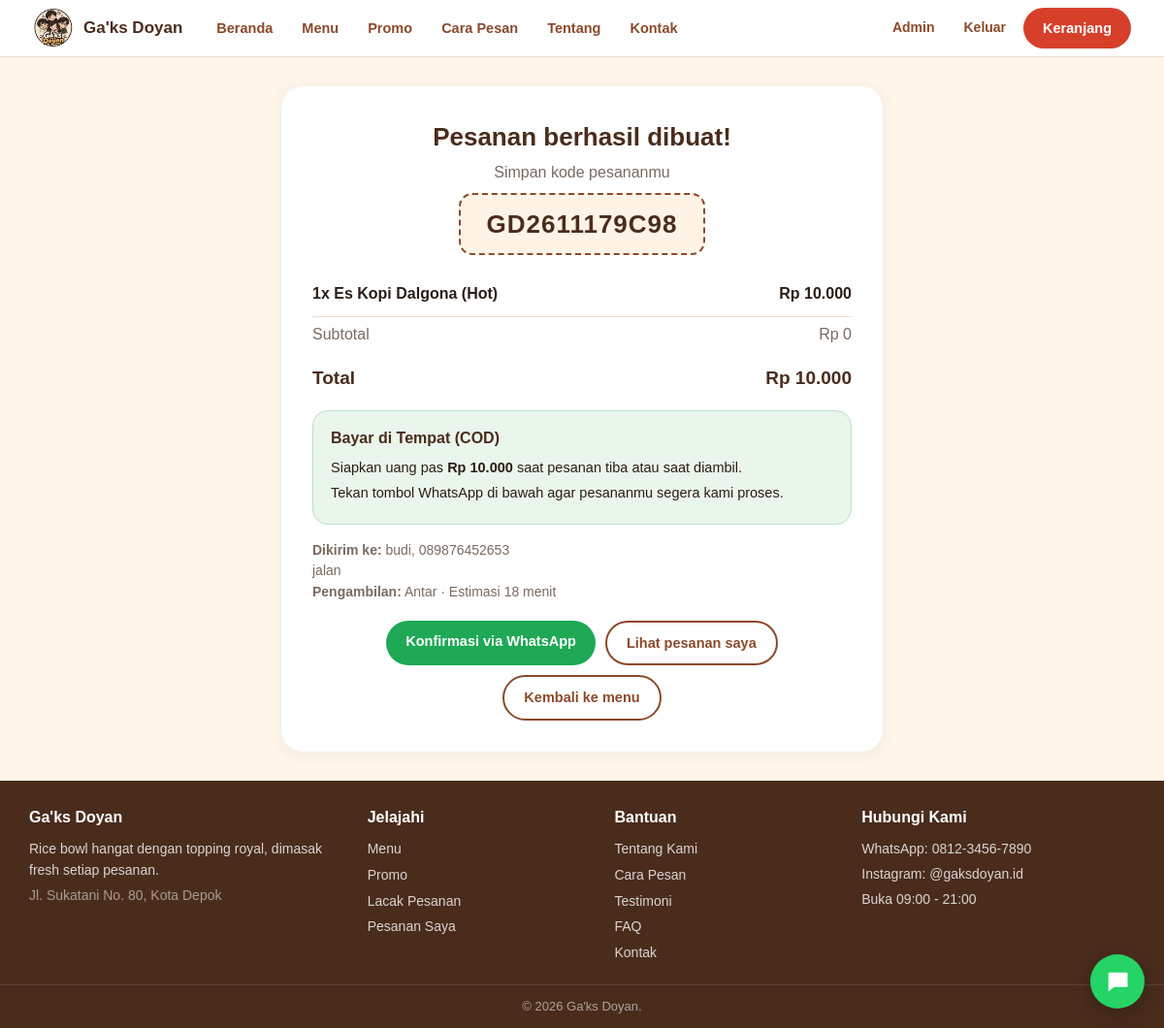
/pesanan_sukses.php?kode=GD2611179C98 (signed in), run on the app's committed database.
### tables this page shows
CREATE TABLE `pesanan_detail` (
  `id` int(11) NOT NULL,
  `pesanan_id` int(11) NOT NULL,
  `produk_id` int(11) DEFAULT NULL,
  `nama_produk` varchar(120) DEFAULT NULL,
  `harga` int(11) NOT NULL DEFAULT 0,
  `qty` int(11) NOT NULL DEFAULT 1,
  `subtotal` int(11) NOT NULL DEFAULT 0,
  `keterangan` varchar(200) DEFAULT NULL
);

CREATE TABLE `pesanan` (
  `id` int(11) NOT NULL,
  `kode` varchar(30) NOT NULL,
  `user_id` int(11) DEFAULT NULL,
  `nama_pelanggan` varchar(100) DEFAULT NULL,
  `no_hp` varchar(30) DEFAULT NULL,
  `alamat` text DEFAULT NULL,
  `metode_ambil` varchar(20) NOT NULL DEFAULT 'Antar',
  `metode_bayar` varchar(30) NOT NULL DEFAULT 'Transfer Bank',
  `subtotal` int(11) NOT NULL DEFAULT 0,
  `ongkir` int(11) NOT NULL DEFAULT 0,
  `total` int(11) NOT NULL DEFAULT 0,
  `status` varchar(20) NOT NULL DEFAULT 'Baru',
  `status_bayar` varchar(30) NOT NULL DEFAULT 'Menunggu verifikasi',
  `catatan` text DEFAULT NULL,
  `created_at` timestamp NOT NULL DEFAULT current_timestamp()
);

### includes/skema.php (called while the page is built, shortened)
<?php
if (!function_exists('e')) { function e($s) { return htmlspecialchars((string)$s, ENT_QUOTES, 'UTF-8'); } }
if (!function_exists('hp_wa')) {
    function hp_wa($hp) {
        $d = preg_replace('/\D/', '', (string)$hp);
        return $d;
    }
}
function daftar_kolom(mysqli $k, string $tabel): array {
    static $cache = [];
    if (isset($cache[$tabel])) return $cache[$tabel];
    $cache[$tabel] = [];
    $r = @$k->query("SHOW COLUMNS FROM `$tabel`");
    if ($r) while ($b = $r->fetch_assoc()) $cache[$tabel][] = $b['Field'];
    return $cache[$tabel];
}
function pilih_kolom(mysqli $k, string $tabel, array $kandidat): ?string {
    $ada = daftar_kolom($k, $tabel);
    foreach ($kandidat as $c) if (in_array($c, $ada, true)) return $c;
    return null;
}
function f(array $baris, array $kandidat, $bawaan = '') {
    foreach ($kandidat as $c) if (array_key_exists($c, $baris) && $baris[$c] !== null && $baris[$c] !== '') return $baris[$c];
    return $bawaan;
}

### config/koneksi.php (called while the page is built, shortened)
<?php
function rupiah($angka) {
    return "Rp " . number_format($angka, 0, ',', '.');
}
?>

### pesanan_sukses.php (the view, shortened to what this page needs)
<?php
require_once 'config/koneksi.php';
require_once 'includes/skema.php';
$kode = trim($_GET['kode'] ?? '');
$s = $koneksi->prepare("SELECT * FROM pesanan WHERE kode=?");
$s->bind_param('s', $kode); $s->execute();
$p = $s->get_result()->fetch_assoc();
$u = $_SESSION['user'];
$kUser = pilih_kolom($koneksi, 'pesanan', ['user_id','pelanggan_id','id_user','customer_id']);
$items = []; $jumlahItem = 0;
$fk = pilih_kolom($koneksi, 'pesanan_detail', ['pesanan_id','id_pesanan']);
if ($fk) {
    $s = $koneksi->prepare("SELECT * FROM pesanan_detail WHERE `$fk`=?");
    $s->bind_param('i', $p['id']); $s->execute(); $r = $s->get_result();
    while ($d = $r->fetch_assoc()) {
        $nama = (string)f($d, ['nama_produk','nama','produk_nama']);
        $qty = (int)f($d, ['jumlah','qty'], 1);
        $harga = (int)f($d, ['harga','harga_satuan'], 0);
        $items[] = ['nama' => $nama ?: 'Menu', 'qty' => $qty, 'ket' => (string)f($d, ['keterangan']), 'sub' => (int)f($d, ['subtotal'], $harga * $qty)];
    }
}
$ongkir = (int)f($p, ['ongkir'], 0);
$total = (int)f($p, ['total','total_harga','grand_total','total_bayar'], array_sum(array_column($items, 'sub')) + $ongkir);
$subtotal = (int)f($p, ['subtotal'], $total - $ongkir);
$metode = mb_strtolower(trim((string)f($p, ['metode_bayar','metode'], 'transfer')));
$jenis = strpos($metode, 'cod') !== false ? 'cod' : (strpos($metode, 'qris') !== false ? 'qris' : 'transfer');
$nama = f($p, ['nama_penerima','nama_pelanggan','nama'], $u['nama'] ?? '');
$telp = f($p, ['telepon','no_hp','hp','no_telp','telp'], '');
$lokasi = f($p, ['lokasi','alamat','alamat_kirim'], '');
$ambil = f($p, ['metode_ambil'], 'Antar');
$bank = trim((string)strtok(BANK_INFO, ' '));
$rek = preg_match('/\d[\d\s-]{5,}\d/', BANK_INFO, $mm) ? preg_replace('/\D/', '', $mm[0]) : '';
$an = preg_match('/a\.?\s?n\.?\s*(.+)$/i', BANK_INFO, $m2) ? trim($m2[1]) : NAMA_BRAND;
$kTgl = pilih_kolom($koneksi, 'pesanan', ['created_at','tanggal','tgl_pesanan','waktu_pesan','dibuat','tanggal_pesan']);
$batas = date('H:i', ($kTgl && !empty($p[$kTgl]) ? strtotime($p[$kTgl]) : time()) + 3600);
$wa = "Halo " . NAMA_BRAND . ", saya ingin konfirmasi pesanan.\n\nKode: $kode\nNama: $nama\nTelepon: $telp\nPengambilan: $ambil\n";
if ($lokasi !== '') $wa .= "Lokasi: $lokasi\n";
$wa .= "\nPesanan:\n";
foreach ($items as $i) $wa .= '- ' . $i['qty'] . 'x ' . $i['nama'] . ($i['ket'] ? ' (' . $i['ket'] . ')' : '') . ' = ' . rupiah($i['sub']) . "\n";
$wa .= "Total: " . rupiah($total) . "\nPembayaran: " . ($jenis === 'cod' ? 'COD (bayar di tempat)' : ($jenis === 'qris' ? 'QRIS' : 'Transfer bank')) . "\n";
$wa .= $jenis === 'cod' ? "\nMohon diproses, terima kasih." : "\nBukti pembayaran saya lampirkan di chat ini. Terima kasih.";
$linkWA = 'https://wa.me/' . hp_wa(TOKO_WA) . '?text=' . rawurlencode($wa);
include 'includes/header.php';
?>
<div class="gd-wrap gd-struk"><div class="gd-kotak">
  <h1>Pesanan berhasil dibuat!</h1>
  <div style="color:var(--gd-abu)">Simpan kode pesananmu</div>
  <div class="gd-kodebox"><?= e($kode) ?></div>
  <?php foreach ($items as $i): ?>
    <div class="gd-item"><div><b><?= (int)$i['qty'] ?>x <?= e($i['nama']) ?></b><?php if ($i['ket']): ?><small><?= e($i['ket']) ?></small><?php endif; ?></div><b><?= rupiah($i['sub']) ?></b></div>
  <?php endforeach; ?>
  <div class="gd-rinci"><span>Subtotal</span><span><?= rupiah($subtotal) ?></span></div>
  <div class="gd-total"><span>Total</span><span><?= rupiah($total) ?></span></div>
  <?php if ($jenis === 'transfer'): ?>
    <div class="gd-bank">
      <div class="gd-bank-kepala"><span class="gd-bank-nama"><?= e($bank) ?></span><small>Transfer Bank</small></div>
      <div class="gd-lbl">Nomor rekening</div>
      <div class="gd-rek"><b><?= e($rek ?: BANK_INFO) ?></b><?php if ($rek): ?><button type="button" class="gd-salin" data-salin="<?= e($rek) ?>">Salin</button><?php endif; ?></div>
      <div class="gd-lbl">Atas nama</div>
      <div class="gd-rek"><b><?= e($an) ?></b></div>
      <div class="gd-lbl">Jumlah yang harus ditransfer</div>
      <div class="gd-rek"><b class="gd-merah"><?= rupiah($total) ?></b><button type="button" class="gd-salin" data-salin="<?= $total ?>">Salin</button></div>
      <div class="gd-batas">Mohon bayar sebelum pukul <b><?= e($batas) ?></b></div>
      <ol class="gd-langkah-bayar">
        <li>Buka aplikasi m-banking atau ATM, pilih menu transfer.</li>
        <li>Masukkan nomor rekening dan nominal persis seperti di atas.</li>
        <li>Simpan bukti transfer, lalu kirim lewat tombol WhatsApp di bawah.</li>
      </ol>
    </div>
  <?php else: ?>
    <div class="gd-info cod"><h3>Bayar di Tempat (COD)</h3>
      <p>Siapkan uang pas <b><?= rupiah($total) ?></b> saat pesanan tiba atau saat diambil.</p>
      <p>Tekan tombol WhatsApp di bawah agar pesananmu segera kami proses.</p></div>
  <?php endif; ?>
  <div class="gd-kirim"><b>Dikirim ke:</b> <?= e($nama) ?><?= $telp ? ', ' . e($telp) : '' ?><?= $lokasi ? '<br>' . e($lokasi) : '' ?><br><b>Pengambilan:</b> <?= e($ambil) ?> &middot; Estimasi <?= (int)ESTIMASI_MENIT ?> menit</div>
  <div class="gd-tombol">
    <a class="gd-btn wa" target="_blank" href="<?= e($linkWA) ?>">Konfirmasi via WhatsApp</a>
    <a class="gd-btn garis" href="pesanan_saya.php">Lihat pesanan saya</a>
    <a class="gd-btn garis" href="menu.php">Kembali ke menu</a>
  </div>
</div></div>
<?php include 'includes/footer.php'; ?>

### assets/css/style.css (style rules this page uses)
:root { --biru: #1f4e6b; --biru-gelap: #163a50; --oranye: #f28c28; --bata: #b8472f; --krem: #fff6ea; --putih: #ffffff; --teks: #1e2a36; --abu: #6b7886; --garis: #eee6da; }
* { box-sizing: border-box; font-family: "Poppins", Arial, sans-serif; }
html { scroll-behavior: smooth; }
body { margin: 0; background: var(--putih); color: var(--teks); }
a { text-decoration: none; color: inherit; }

### assets/css/final.css (style rules this page uses)
:root { --gd-navy: #4a2c1d; --gd-navy2: #8b4a2b; --gd-coral: #d6402b; --gd-krem: #fff6ea; --gd-teks: #2b1d16; --gd-abu: #7b6a60; --gd-garis: #efdfcc; }
body.gd { margin: 0; background: var(--gd-krem); color: var(--gd-teks); font-family: "Segoe UI", system-ui, sans-serif; padding: 0; line-height: 1.55; }
.gd * { box-sizing: border-box; }
.gd-wrap { max-width: 1140px; margin: 0 auto; padding: 0 20px; }
.gd-btn { display: inline-block; background: var(--gd-coral); color: #fff !important; border: 0; border-radius: 24px; padding: 10px 20px; font: inherit; font-weight: 700; font-size: 14.5px; text-decoration: none; cursor: pointer; transition: 0.15s; }
.gd-btn.garis { background: transparent; color: var(--gd-navy2) !important; border: 2px solid var(--gd-navy2); }
.gd-kotak { background: #fff; border-radius: 22px; padding: 32px; box-shadow: 0 2px 16px rgba(18, 59, 85, 0.07); margin-bottom: 22px; }
.gd-kotak h1, .gd-kotak h2 { color: var(--gd-navy); margin-top: 0; }
.gd-kotak h3 { color: var(--gd-navy2); margin: 22px 0 6px; }

### assets/css/ringkas.css (style rules this page uses)
.gd-wrap { max-width: 1180px; }
.gd-btn.wa { background: #1fa855; }
.gd-struk { max-width: 660px; margin: 30px auto; }
.gd-struk .gd-kotak { text-align: center; }
.gd-struk h1 { margin: 0 0 4px; font-size: 26px; }
.gd-kodebox { display: inline-block; background: #fff3e6; border: 2px dashed var(--gd-navy2); border-radius: 14px; padding: 10px 26px; font-size: 26px; font-weight: 800; color: var(--gd-navy); letter-spacing: 1px; margin: 8px 0 18px; }
.gd-item { display: flex; justify-content: space-between; gap: 12px; padding: 10px 0; border-bottom: 1px solid var(--gd-garis); text-align: left; }
.gd-rinci { display: flex; justify-content: space-between; padding: 6px 0; color: var(--gd-abu); text-align: left; }
.gd-total { display: flex; justify-content: space-between; font-size: 19px; font-weight: 800; color: var(--gd-navy); padding: 12px 0 2px; text-align: left; }
.gd-info { text-align: left; border-radius: 16px; padding: 16px 18px; margin: 16px 0; background: #fff3e6; border: 1px solid #f1d9bd; }
.gd-info.cod { background: #eaf6ec; border-color: #bfe0c6; }
.gd-info h3 { margin: 0 0 6px; font-size: 16px; color: var(--gd-navy); }
.gd-info p { margin: 4px 0; font-size: 14.5px; }
.gd-kirim { text-align: left; color: var(--gd-abu); font-size: 14px; margin: 10px 0; }
.gd-tombol { display: flex; gap: 10px; justify-content: center; flex-wrap: wrap; margin-top: 18px; }

### data on the page
pesanan_detail: qty "1", nama_produk "Es Kopi Dalgona (Hot)", sub "Rp 10.000"
pesanan: rupiah($subtotal) "Rp 0", rupiah($total) "Rp 10.000", nama_pelanggan "budi", no_hp "089876452653", alamat "jalan", metode_ambil "Antar"

### other printed values
NAMA_BRAND "Ga'ks Doyan"
$t "Beranda"
$t "Menu"
$t "Promo"
$t "Cara Pesan"
$t "Tentang"
$t "Kontak"
$kode "GD2611179C98"
ESTIMASI_MENIT "18"
TOKO_ALAMAT "Jl. Sukatani No. 80, Kota Depok"
TOKO_TELP "0812-3456-7890"
TOKO_IG "@gaksdoyan.id"
JAM_BUKA "09:00"
JAM_TUTUP "21:00"
